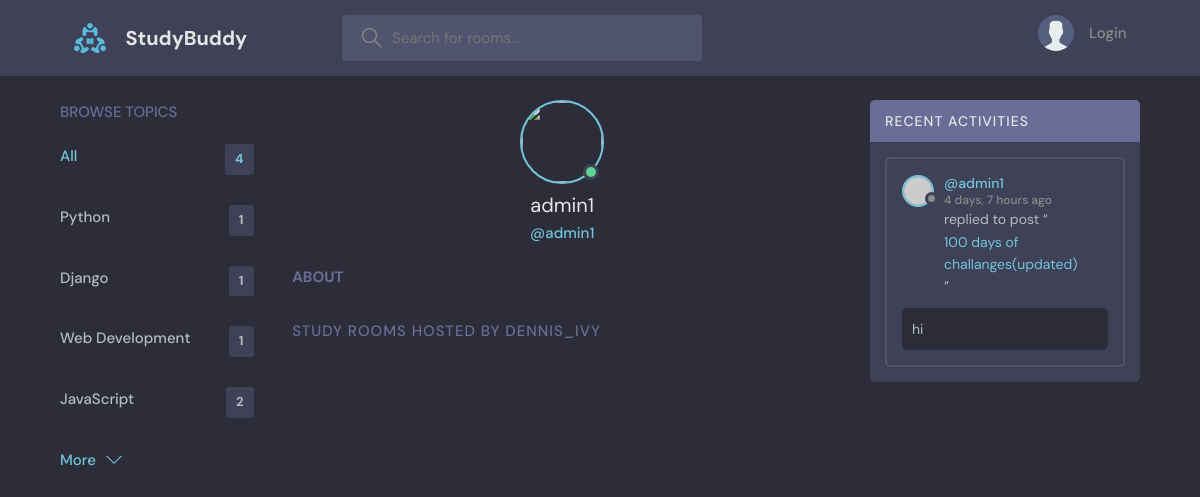
The app's page /profile/2/ with its own data.
### base/models.py (models this page shows, shortened)
class Topic(models.Model):
    name = models.CharField(max_length=200)

class Message(models.Model):
    user = models.ForeignKey(User, on_delete=models.CASCADE)
    room = models.ForeignKey(Room, on_delete=models.CASCADE)
    body = models.TextField()
    updated = models.DateTimeField(auto_now=True)
    created = models.DateTimeField(auto_now_add=True)
    class Meta:
        ordering = ['-updated', '-created']

class Room(models.Model):
    host = models.ForeignKey(User, on_delete=models.SET_NULL,   null=True)
    topic = models.ForeignKey(Topic, on_delete=models.SET_NULL, null = True)
    name = models.CharField(max_length=200)
    description = models.TextField(null=True, blank=True)
    perticipants = models.ManyToManyField(User, related_name='participants', blank=True)
    updated = models.DateTimeField(auto_now=True)
    created = models.DateTimeField(auto_now_add=True)
    class Meta:
        ordering = ['-updated', '-created']
    def __str__(self):
        return self.name

### base/views.py (the view)
# urls.py: path('profile/<str:pk>/', views.userProfile, name='user-profile'),
def userProfile(request, pk):
    user = User.objects.get(id=pk)
    rooms = user.room_set.all()
    room_messages = user.message_set.all()
    topics = Topic.objects.all()
    context = {'user':user, 'rooms':rooms, 'room_messages': room_messages, 'topics':topics}
    return render(request, 'base/profile.html', context)

### base/templates/base/profile.html (shortened to what this page needs)
{% extends 'main.html' %}
{% block content %}
<main class="profile-page layout layout--3">
  <div class="container">
    {% include 'base/topics_component.html' %}
    <div class="roomList">
      <div class="profile">
        <div class="profile__avatar">
          <div class="avatar avatar--large active">
            <img src="{{user.avatar.url}}" />
          </div>
        </div>
        <div class="profile__info">
          <h3>{{user.username}}</h3>
          <p>@{{user.username}}</p>
        </div>
        <div class="profile__about">
          <h3>About</h3>
        </div>
      </div>
      <div class="roomList__header">
        <div>
          <h2>Study Rooms Hosted by dennis_ivy</a>
          </h2>
        </div>
      </div>
    </div>
    {% include 'base/activity_component.html' %}
  </div>
</main>
{% endblock content %}

### base/templates/base/topics_component.html
<div class="topics">
  <div class="topics__header">
    <h2>Browse Topics</h2>
  </div>
  <ul class="topics__list">
    <li>
      <a href="{% url 'home' %}" class="active">All <span>{{topics.count}}</span></a>
    </li>
    {% for topic in topics %}
      <li>
        <a href="{% url 'home' %}?q={{topic.name}}"> {{topic.name}} <span>{{topic.room_set.all.count}}</span></a>
      </li>
    {% endfor %}
  </ul>
  <a class="btn btn--link" href="topics.html">
    More
    <svg version="1.1" xmlns="http://www.w3.org/2000/svg" width="32" height="32" viewBox="0 0 32 32">
      <title>chevron-down</title>
      <path d="M16 21l-13-13h-3l16 16 16-16h-3l-13 13z"></path>
    </svg>
  </a>
</div>

### base/templates/base/activity_component.html (shortened to what this page needs)
<div class="activities">
  <div class="activities__header">
    <h2>Recent Activities</h2>
  </div>
  {% for message in  room_messages %}
  <div class="activities__box">
    <div class="activities__boxHeader roomListRoom__header">
      <a href="{% url 'user-profile' message.user.id %}" class="roomListRoom__author">
        <div class="avatar avatar--small">
          <img src="https://randomuser.me/api/portraits/women/11.jpg" />
        </div>
        <p>
          @{{message.user}}
          <span>{{message.created|timesince}} ago</span>
        </p>
      </a>
    </div>
    <div class="activities__boxContent">
      <p>replied to post “<a href="{% url 'room' message.room.id %}">{{message.room}}</a>”</p>
      <div class="activities__boxRoomContent">
        {{message.body}}
      </div>
    </div>
  </div>
  {% endfor %}
</div>

### records on screen
Topic: name "Python", room_set.all.count "1"
Topic: name "Django", room_set.all.count "1"
Topic: name "Web Development", room_set.all.count "1"
Topic: name "JavaScript", room_set.all.count "2"
Message: user "admin1", created "4 days, 7 hours", room "100 days of challanges(updated)", body "hi"

### other values on screen
{{ topics.count }} "4"
{{ user.username }} "admin1"
